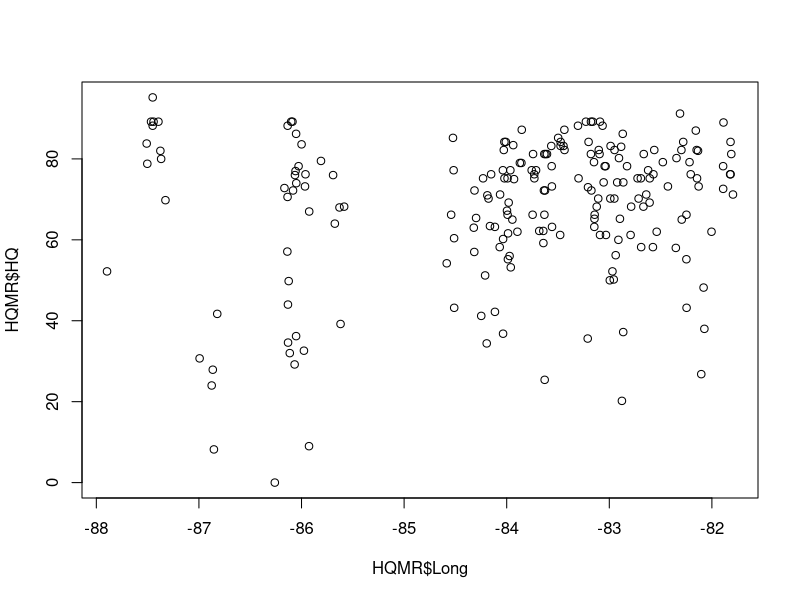
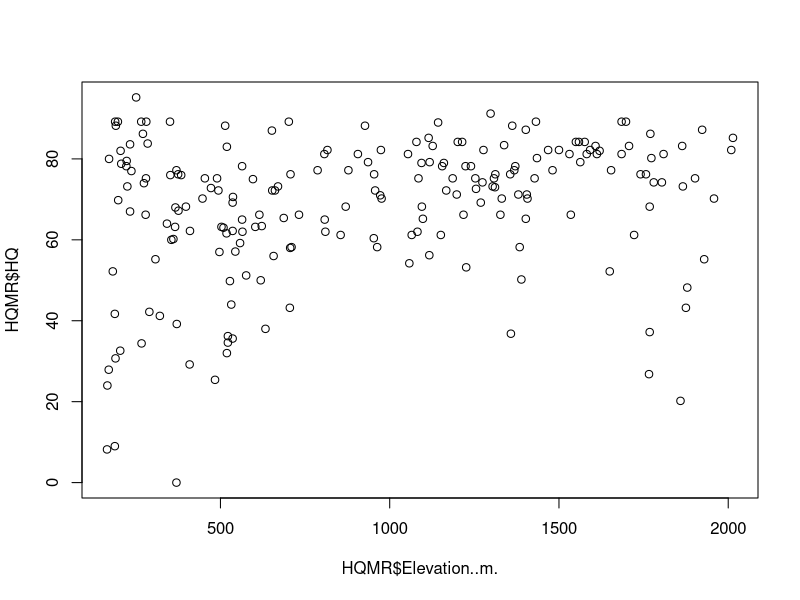
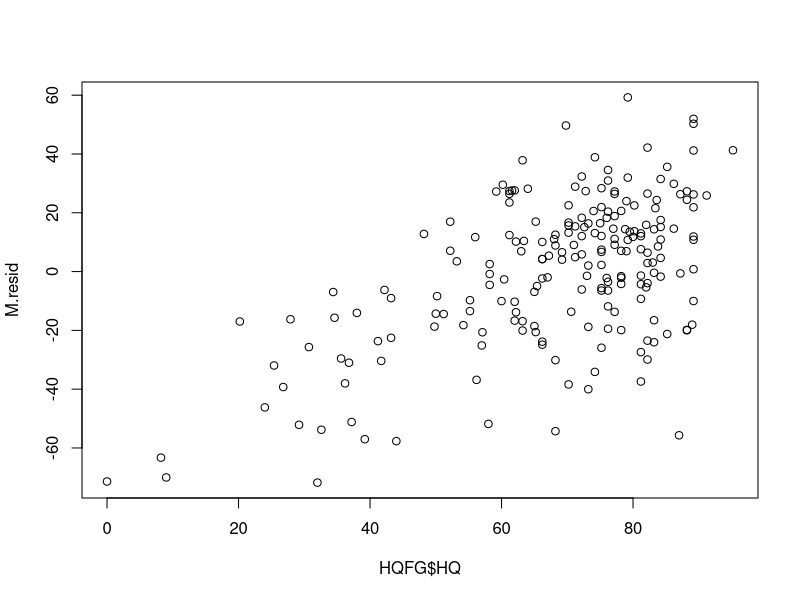
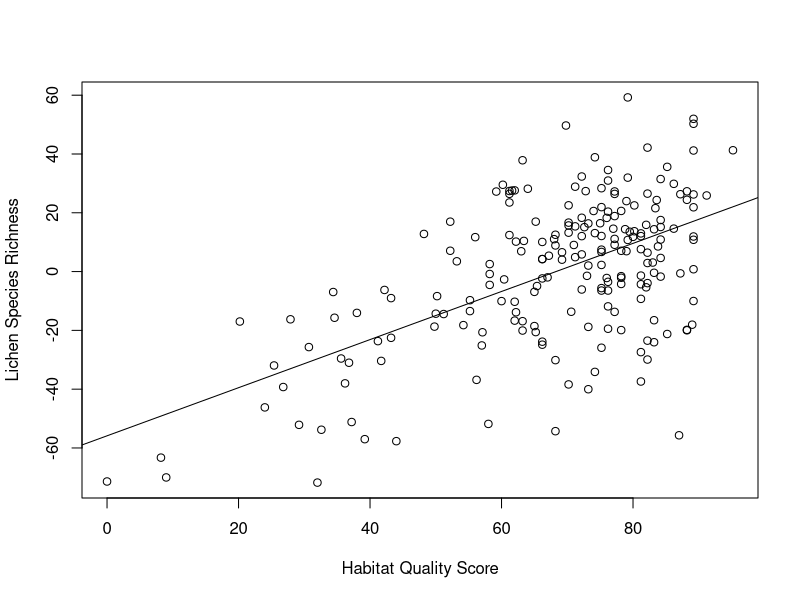

Here is the R script that generated these plots, in order: (Note: this script raises an error after producing the figures.)
install.packages("rmarkdown")
install.packages("knitr")
install.packages("ggplot2")

setwd("~/Dropbox/My Mac (mhu19049-MacBook Pro)/Desktop/HQAnalysis")
#load data
HQFG <- read.csv("HQFG.csv")
HQMR <- read.csv("HQMR.csv")
View(HQFG)   

# Multiple Regression to determine most important abiotic factor driving lichen richness -----------------------------------------------------

#Multiple Regression Model

#Check column names
names(HQMR)
#Correlation matrix
cor(HQMR)
cor(HQMR$LS, HQMR)
#Visualize that HQ and Long aren't correlated
plot(HQMR$Long,HQMR$HQ)
#Visualize that HQ and Elevation aren't correlated
plot(HQMR$Elevation..m.,HQMR$HQ)

lm(HQ ~ LS, data = HQMR)

# Original Regression Model -----------------------------------------------
#Make a blank regression model
mod = lm(LS ~ 1, HQMR)
summary(mod)
#Use add1() to choose the first variable
add1(mod, HQMR, test = "F")
#HQ is lowest AIC and most significant, so replace the intercept with the HQ variable
mod = lm(LS ~ HQ, HQMR)
#Run the add1() command again
add1(mod, scope = HQMR, test = "F")
#Longitude is significant and has the lowest AIC of the remaining variables
mod = lm(LS ~ HQ + Long, HQMR)
summary(mod)



# Linear Regression: Total Lichen Diversity and HQ ------------------------
# Run for all functional groups, just change response variable
M <- lm(LS ~ Long + Elevation..m., data = HQMR)
M.resid <- residuals(M)
M.HQ <- lm(M.resid ~ HQ, data = HQMR)
plot(HQFG$HQ, M.resid)
summary(M.HQ)
plot(HQFG$HQ, M.resid, xlab = "Habitat Quality Score", ylab = "Lichen Species Richness", data = HQFG)
abline(M.HQ)
confint(HQFG, 'M.HQ', level=0.95)

# Formula -----------------------------------------------------------------
# to add formula to plot
text(locator(1), "y = 0.87x + 20.588")
#Add R2     
text(locator(1), "R2 = .359")
str(HQCrustRegression)

# Original Model Names ----------------------------------------------------
#HQLS: Total Lichen Richness
#HQSR: Sexually Reproducing Richness
#HQAR: Asexually Reproducing Richness
#HQCort: Corticolous Richness
#HQSax: Saxicolous (rock-dwelling) Richness
#HQNCRock: Non-calcareous Rock Richness
#HQTerr: Terricolous (ground-dwelling) Richness
#HQCrustRegression: Crustose Richness
#HQFrut: Fruticose Richness
#HQFol: Foliose Richness
#HQSquam: Squamulose Richness
#HQTrent: Trentepohlia photobiont Richness
#HQCocc: Coccoid Algae photobiont Richness
#HQEMYes: Epiphytic Macrolichen Richness
#HQEMNo: Non-epihpytic macrolichen Richness
#HQNarrow: Narrow lobed Richness
#HQWide: Wide-lobed Richness
#HQPruinaYes: Pruina present Richness
#HQPruinaNo: Pruina absent Richness
#HQChemYes: Chemistry present Richness
#HQChemNo:Chemistry absent Richness

# Repeat for each dependent variable: Growth Form (crustose, fruticose, foliose, squamulose)


# Growth Form: Crustose --------------------------------------------------
M <- lm(HQFG$Crustose ~ HQMR$Long + HQMR$Elevation..m.)
M.resid <- residuals(M)
M.HQ <- lm(M.resid ~ HQ, data = HQMR)
plot(HQFG$HQ, M.resid)
summary(M.HQ)
plot(HQFG$HQ, M.resid, xlab = "Habitat Quality Score", ylab = "Crustose Species Richness", col = "red")
abline(M.HQ)

# Poisson Regression: Crustose ---------------------------------------------
#Compare to Poisson
#Make a poisson regression model for crustose species richness and HQ
names(HQFG)
crust.pois <- glm(formula = Crustose ~ HQ, family = "poisson", data = HQFG)
summary(crust.pois)

#create scatterplot
plot(Crustose ~ HQ, xlab = "Habitat Quality Score", ylab = "Crustose Species Richness", col = "orange", data = HQFG)
#add trendline
abline(crust.pois)
lpt <- cbind(x=HQFG$HQ, y=crust.pois$fitted.values)
lpt <- lpt[order(lpt$x),]
lines(lpt)
lines(x=HQFG$HQ, y=crust.pois$fitted.values)
text(locator(1), "y = 0.01x + 2.797")

#or in ggplot
ggplot(HQFG,aes(x=HQ,y=Crustose)) + geom_point() + geom_smooth() + theme()


# Growth Form: Fruticose --------------------------------------------
M <- lm(HQFG$Fruticose ~ HQMR$Long + HQMR$Elevation..m.)
M.resid <- residuals(M)
M.HQ <- lm(M.resid ~ HQ, data = HQMR)
plot(HQFG$HQ, M.resid)
summary(M.HQ)
plot(HQFG$HQ, M.resid, xlab = "Habitat Quality Score", ylab = "Fruticose Species Richness", col = "blue")
abline(M.HQ)

# Growth Form: Foliose -----------------------------------------

M <- lm(HQFG$Foliose ~ HQMR$Long + HQMR$Elevation..m.)
M.resid <- residuals(M)
M.HQ <- lm(M.resid ~ HQ, data = HQMR)
plot(HQFG$HQ, M.resid)
summary(M.HQ)
plot(HQFG$HQ, M.resid, xlab = "Habitat Quality Score", ylab = "Foliose Species Richness", col = "orange")
abline(M.HQ)

# Growth Form: Squamulose ------------------------------------------
M <- lm(HQFG$Squam ~ HQMR$Long + HQMR$Elevation..m.)
M.resid <- residuals(M)
M.HQ <- lm(M.resid ~ HQ, data = HQMR)
plot(HQFG$HQ, M.resid)
summary(M.HQ)
plot(HQFG$HQ, M.resid, xlab = "Habitat Quality Score", ylab = "Squamulose Species Richness", col = "purple")
abline(M.HQ)

# Reproductive Mode: Sexual------------------------------------------------
M <- lm(HQFG$Sexual ~ HQMR$Long + HQMR$Elevation..m.)
M.resid <- residuals(M)
M.HQ <- lm(M.resid ~ HQ, data = HQMR)
plot(HQFG$HQ, M.resid)
summary(M.HQ)
plot(HQFG$HQ, M.resid, xlab = "Habitat Quality Score", ylab = "Sexually Reproducing Species Richness", col = "blue")
abline(M.HQ)

# Reproductive Mode: Asexual Species ----------------------------------------------
M <- lm(HQFG$X...Asexual ~ HQMR$Long + HQMR$Elevation..m.)
M.resid <- residuals(M)
M.HQ <- lm(M.resid ~ HQ, data = HQMR)
plot(HQFG$HQ, M.resid)
summary(M.HQ)
plot(HQFG$HQ, M.resid, xlab = "Habitat Quality Score", ylab = "Asexually Reproducing Species Richness", col = "green")
abline(M.HQ)

# Photobiont: Trentepohlia -----------------------------------------
M <- lm(HQFG$PB.Green.trent. ~ HQMR$Long + HQMR$Elevation..m.)
M.resid <- residuals(M)
M.HQ <- lm(M.resid ~ HQ, data = HQMR)
plot(HQFG$HQ, M.resid)
summary(M.HQ)
plot(HQFG$HQ, M.resid, xlab = "Habitat Quality Score", ylab = "Trentepholiod Species Richness", col = "green")
abline(M.HQ)

# Photobiont: Coccoid Algae Photobiont ---------------------------
M <- lm(HQFG$PB.Green.coccoid ~ HQMR$Long + HQMR$Elevation..m.)
M.resid <- residuals(M)
M.HQ <- lm(M.resid ~ HQ, data = HQMR)
plot(HQFG$HQ, M.resid)
summary(M.HQ)
plot(HQFG$HQ, M.resid, xlab = "Habitat Quality Score", ylab = "Coccoid Species Richness", col = "blue")
abline(M.HQ)

# Photobiont: Cyanobacteria ---------------------------------------
M <- lm(HQFG$PB.Cyanobact. ~ HQMR$Long + HQMR$Elevation..m.)
M.resid <- residuals(M)
M.HQ <- lm(M.resid ~ HQ, data = HQMR)
plot(HQFG$HQ, M.resid)
summary(M.HQ)
plot(HQFG$HQ, M.resid, xlab = "Habitat Quality Score", ylab = "Cyanolichen Species Richness", col = "orange")
abline(M.HQ)

# Photobiont: Absent ------------------------------------------------
M <- lm(HQFG$PB.Absent ~ HQMR$Long + HQMR$Elevation..m.)
M.resid <- residuals(M)
M.HQ <- lm(M.resid ~ HQ, data = HQMR)
plot(HQFG$HQ, M.resid)
summary(M.HQ)
plot(HQFG$HQ, M.resid, xlab = "Habitat Quality Score", ylab = "No Photobiont Species Richness", col = "purple")
abline(M.HQ)
# Non-calcareous Rock -----------------------------------------------------
M <- lm(HQFG$Non.calc..rock ~ HQMR$Long + HQMR$Elevation..m.)
M.resid <- residuals(M)
M.HQ <- lm(M.resid ~ HQ, data = HQMR)
plot(HQFG$HQ, M.resid)
summary(M.HQ)
plot(HQFG$HQ, M.resid, xlab = "Habitat Quality Score", ylab = "Saxicolous Species Richness", col = "purple")
abline(M.HQ)

# Bark-Dwelling ------------------------------------------------
M <- lm(HQFG$Bark ~ HQMR$Long + HQMR$Elevation..m.)
M.resid <- residuals(M)
M.HQ <- lm(M.resid ~ HQ, data = HQMR)
plot(HQFG$HQ, M.resid)
summary(M.HQ)
plot(HQFG$HQ, M.resid, xlab = "Habitat Quality Score", ylab = "Corticolous Species Richness", col = "green")
abline(M.HQ)
# Soil-Dwelling ------------------------------------------------
M <- lm(HQFG$X..Humus ~ HQMR$Long + HQMR$Elevation..m.)
M.resid <- residuals(M)
M.HQ <- lm(M.resid ~ HQ, data = HQMR)
plot(HQFG$HQ, M.resid)
summary(M.HQ)
plot(HQFG$HQ, M.resid, xlab = "Habitat Quality Score", ylab = "Soil-dwelling Species Richness", col = "red")
abline(M.HQ)
# Pruina present  -------------------------------------------------------
M <- lm(HQFG$X..Pruina.Pres ~ HQMR$Long + HQMR$Elevation..m.)
M.resid <- residuals(M)
M.HQ <- lm(M.resid ~ HQ, data = HQMR)
plot(HQFG$HQ, M.resid)
summary(M.HQ)
plot(HQFG$HQ, M.resid, xlab = "Habitat Quality Score", ylab = "Pruinose Species Richness", col = "green")
abline(M.HQ)


# Pruina absent  ----------------------------------------------------------
M <- lm(HQFG$X..Pruina.Abs ~ HQMR$Long + HQMR$Elevation..m.)
M.resid <- residuals(M)
M.HQ <- lm(M.resid ~ HQ, data = HQMR)
plot(HQFG$HQ, M.resid)
summary(M.HQ)
plot(HQFG$HQ, M.resid, xlab = "Habitat Quality Score", ylab = "Non-Pruinose Species Richness", col = "blue")
abline(M.HQ)

# Cortex Chemistry Present ------------------------------------------------
M <- lm(HQFG$X..Cort.Chem.Present ~ HQMR$Long + HQMR$Elevation..m.)
M.resid <- residuals(M)
M.HQ <- lm(M.resid ~ HQ, data = HQMR)
plot(HQFG$HQ, M.resid)
summary(M.HQ)
plot(HQFG$HQ, M.resid, xlab = "Habitat Quality Score", ylab = "Cortex Chemistry Present Species Richness", col = "green")
abline(M.HQ)
# Cortex Chemistry Absent ------------------------------------------------
M <- lm(HQFG$X..Cor.Chem.Absent ~ HQMR$Long + HQMR$Elevation..m.)
M.resid <- residuals(M)
M.HQ <- lm(M.resid ~ HQ, data = HQMR)
plot(HQFG$HQ, M.resid)
summary(M.HQ)
plot(HQFG$HQ, M.resid, xlab = "Habitat Quality Score", ylab = "Cortex Chemistry Absent Species Richness", col = "blue")
abline(M.HQ)
# Epiphytic Macrolichen ---------------------------------------------------
M <- lm(HQFG$X..EpiphyticMacrolichen.Yes ~ HQMR$Long + HQMR$Elevation..m.)
M.resid <- residuals(M)
M.HQ <- lm(M.resid ~ HQ, data = HQMR)
plot(HQFG$HQ, M.resid)
summary(M.HQ)
plot(HQFG$HQ, M.resid, xlab = "Habitat Quality Score", ylab = "Epiphytic Macrolichen Species Richness", col = "blue")
abline(M.HQ)

# Non-epiphytic Macrolichen ---------------------------------------------------
M <- lm(HQFG$X..EpiphyticMacrolichen.No ~ HQMR$Long + HQMR$Elevation..m.)
M.resid <- residuals(M)
M.HQ <- lm(M.resid ~ HQ, data = HQMR)
plot(HQFG$HQ, M.resid)
summary(M.HQ)
plot(HQFG$HQ, M.resid, xlab = "Habitat Quality Score", ylab = "Non-epiphytic Macrolichen Species Richness", col = "green")
abline(M.HQ)

# Lobe Width: Narrow ------------------------------------------------
M <- lm(HQFG$X..Narrow.Lobes ~ HQMR$Long + HQMR$Elevation..m.)
M.resid <- residuals(M)
M.HQ <- lm(M.resid ~ HQ, data = HQMR)
plot(HQFG$HQ, M.resid)
summary(M.HQ)
plot(HQFG$HQ, M.resid, xlab = "Habitat Quality Score", ylab = "Narrow-lobed Species Richness", col = "blue")
abline(M.HQ)

# Lobe width: Broad ------------------------------------------------
M <- lm(HQFG$X..Broad.Lobes ~ HQMR$Long + HQMR$Elevation..m.)
M.resid <- residuals(M)
M.HQ <- lm(M.resid ~ HQ, data = HQMR)
plot(HQFG$HQ, M.resid)
summary(M.HQ)
plot(HQFG$HQ, M.resid, xlab = "Habitat Quality Score", ylab = "Broad-lobed Species Richness", col = "green")
abline(M.HQ)
# Poisson Regression: Reproductive mode ---------------------------------------------------

#Make a poisson regression model for sexual species and HQ
names(HQFG)
SexualRep.pois <- glm(formula = Sexual ~ HQ, family = "poisson", data = HQFG)
summary(lmsr.pois)
#or?
HQSL.glm = glm(Sexual ~ HQ, family = poisson(), data = HQFG)
summary(HQSL.glm)
abline(HQSL.glm)
#residual deviance is greater than degrees of freedom (923.64 vs 206) so it's over dispersed
sexuallichen.glm = glm(Sexual ~ HQ, data = HQFG, family = quasipoisson())
summary(sexuallichen.glm)

lm(Sexual ~ HQ, HQFG)
plot(Sexual ~ HQ, HQFG)
abline( )
